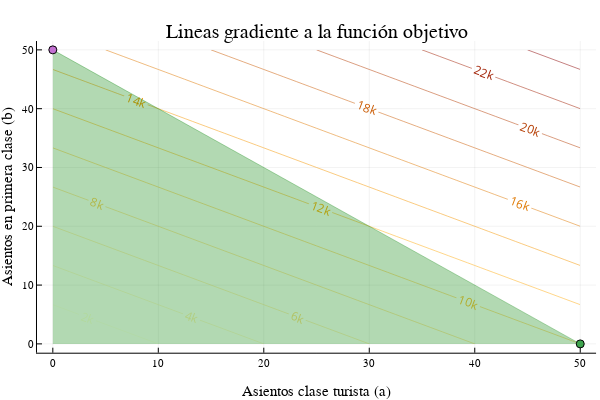

The cell this chart's notebook holds for it:
### Markdown cell above
#### Primera restricción

Ahora bien, la primera restricción que tenemos es meramente física: la capacidad del avión es de máximo 50 pasajeros. ¿Cómo impacta esto al problema inicial?


Matemáticamente esta restricción se puede representar como:

$$ a + b \leq 50 $$

### Code cell
contour(a,b,(a,b)->P(a,b),nlevels=20, c=:heat, linewidth=10, colorbar = false, contour_labels = true)
areaplot!(a, (50 .- a), legend=false, opacity=0.3, color=:green)
scatter!([50 0],[0 50])

xaxis!("Asientos clase turista (a)")
yaxis!("Asientos en primera clase (b)")
title!("Lineas gradiente a la función objetivo")

### Figure 1 — Plotly figure (JSON) as saved in the notebook; plotly's stock layout.template omitted (floating-point values rounded to 4 significant figures)
{"data": [{"colorbar": {"title": ""}, "colorscale": [[0, "rgba(255, 255, 224, 1.000)"], [0.5, "rgba(255, 165, 0, 1.000)"], [1, "rgba(139, 0, 0, 1.000)"]], "contours": {"coloring": "lines", "showlabels": true}, "hoverinfo": "none", "name": "y1", "ncontours": 22, "showlegend": false, "showscale": false, "type": "contour", "x": [0, 5, 10, 15, 20, 25, 30, 35, 40, 45, 50], "xaxis": "x", "y": [0, 5, 10, 15, 20, 25, 30, 35, 40, 45, 50], "yaxis": "y", "z": [[0, 1000, 2000, 3000, 4000, 5000, 6000, 7000, 8000, 9000, 10000], [1500, 2500, 3500, 4500, 5500, 6500, 7500, 8500, 9500, 10500, 11500], [3000, 4000, 5000, 6000, 7000, 8000, 9000, 10000, 11000, 12000, 13000], [4500, 5500, 6500, 7500, 8500, 9500, 10500, 11500, 12500, 13500, 14500], [6000, 7000, 8000, 9000, 10000, 11000, 12000, 13000, 14000, 15000, 16000], [7500, 8500, 9500, 10500, 11500, 12500, 13500, 14500, 15500, 16500, 17500], [9000, 10000, 11000, 12000, 13000, 14000, 15000, 16000, 17000, 18000, 19000], [10500, 11500, 12500, 13500, 14500, 15500, 16500, 17500, 18500, 19500, 20500], [12000, 13000, 14000, 15000, 16000, 17000, 18000, 19000, 20000, 21000, 22000], [13500, 14500, 15500, 16500, 17500, 18500, 19500, 20500, 21500, 22500, 23500], [15000, 16000, 17000, 18000, 19000, 20000, 21000, 22000, 23000, 24000, 25000]], "zmax": 25000, "zmin": 0}, {"colorbar": {"title": ""}, "fill": "tozeroy", "fillcolor": "rgba(0, 128, 0, 0.300)", "legendgroup": "y2", "line": {"color": "rgba(0, 128, 0, 0.300)", "dash": "solid", "shape": "linear", "width": 1}, "mode": "lines", "name": "y2", "showlegend": true, "type": "scatter", "x": [0, 5, 10, 15, 20, 25, 30, 35, 40, 45, 50], "xaxis": "x", "y": [50, 45, 40, 35, 30, 25, 20, 15, 10, 5, 0], "yaxis": "y", "zmax": 25000, "zmin": 0}, {"colorbar": {"title": ""}, "legendgroup": "y3", "marker": {"color": "rgba(62, 164, 78, 1.000)", "line": {"color": "rgba(0, 0, 0, 1.000)", "width": 1}, "size": 8, "symbol": "circle"}, "mode": "markers", "name": "y3", "showlegend": true, "type": "scatter", "x": [50], "xaxis": "x", "y": [0], "yaxis": "y", "zmax": 25000, "zmin": 0}, {"colorbar": {"title": ""}, "legendgroup": "y4", "marker": {"color": "rgba(195, 113, 210, 1.000)", "line": {"color": "rgba(0, 0, 0, 1.000)", "width": 1}, "size": 8, "symbol": "circle"}, "mode": "markers", "name": "y4", "showlegend": true, "type": "scatter", "x": [0], "xaxis": "x", "y": [50], "yaxis": "y", "zmax": 25000, "zmin": 0}], "layout": {"annotations": [{"font": {"color": "rgba(0, 0, 0, 1.000)", "family": "sans-serif", "size": 20}, "rotation": 0, "showarrow": false, "text": "Lineas gradiente a la función objetivo", "x": 0.5275, "xanchor": "center", "xref": "paper", "y": 1, "yanchor": "top", "yref": "paper"}], "height": 400, "margin": {"b": 20, "l": 0, "r": 0, "t": 20}, "paper_bgcolor": "rgba(255, 255, 255, 1.000)", "plot_bgcolor": "rgba(255, 255, 255, 1.000)", "showlegend": false, "width": 600, "xaxis": {"anchor": "y", "domain": [0.06165, 0.9934], "gridcolor": "rgba(0, 0, 0, 0.100)", "gridwidth": 0.5, "linecolor": "rgba(0, 0, 0, 1.000)", "mirror": false, "range": [-1.5, 51.5], "showgrid": true, "showline": true, "showticklabels": true, "tickangle": 0, "tickcolor": "rgb(0, 0, 0)", "tickfont": {"color": "rgba(0, 0, 0, 1.000)", "family": "sans-serif", "size": 11}, "tickmode": "array", "ticks": "inside", "ticktext": ["0", "10", "20", "30", "40", "50"], "tickvals": [0, 10, 20, 30, 40, 50], "title": "Asientos clase turista (a)", "titlefont": {"color": "rgba(0, 0, 0, 1.000)", "family": "sans-serif", "size": 15}, "type": "-", "visible": true, "zeroline": false, "zerolinecolor": "rgba(0, 0, 0, 1.000)"}, "yaxis": {"anchor": "x", "domain": [0.07581, 0.9415], "gridcolor": "rgba(0, 0, 0, 0.100)", "gridwidth": 0.5, "linecolor": "rgba(0, 0, 0, 1.000)", "mirror": false, "range": [-1.5, 51.5], "showgrid": true, "showline": true, "showticklabels": true, "tickangle": 0, "tickcolor": "rgb(0, 0, 0)", "tickfont": {"color": "rgba(0, 0, 0, 1.000)", "family": "sans-serif", "size": 11}, "tickmode": "array", "ticks": "inside", "ticktext": ["0", "10", "20", "30", "40", "50"], "tickvals": [0, 10, 20, 30, 40, 50], "title": "Asientos en primera clase (b)", "titlefont": {"color": "rgba(0, 0, 0, 1.000)", "family": "sans-serif", "size": 15}, "type": "-", "visible": true, "zeroline": false, "zerolinecolor": "rgba(0, 0, 0, 1.000)"}}}
